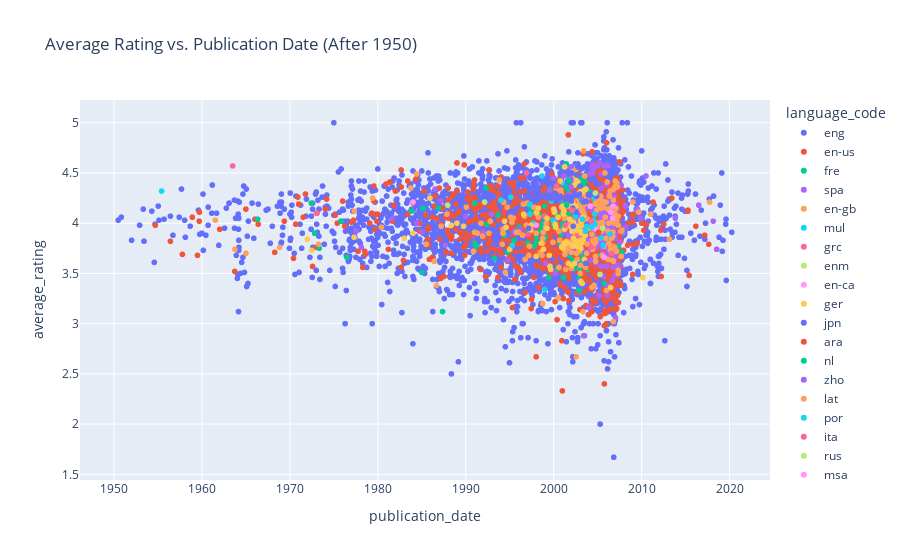

Notebook source saved alongside this figure:
### Markdown cell above
<h4> We take a closer look at the chart for the books published after 1950 </h4>

### Code cell
books_bis = books.copy()

# convert publication_date to datetime format
books_bis['publication_date'] = pd.to_datetime(books_bis['publication_date'], format='%m/%d/%Y')

# leave out all the rows with publication_date < 1950
books_bis = books_bis[books_bis['publication_date'].dt.year >= 1950]
px.scatter(data_frame=books_bis, x='publication_date', y='average_rating', color='language_code', title='Average Rating vs. Publication Date (After 1950)')

### Figure 1 — Plotly figure (JSON) as saved in the notebook; plotly's stock layout.template omitted (floating-point values rounded to 4 significant figures; data arrays with more than 128 entries replaced by an {"elided": "..."} marker saying what was removed)
{"data": [{"hovertemplate": "language_code=eng<br>publication_date=%{x}<br>average_rating=%{y}<extra></extra>", "legendgroup": "eng", "marker": {"color": "#636efa", "symbol": "circle"}, "mode": "markers", "name": "eng", "showlegend": true, "type": "scattergl", "x": {"elided": "8739 str values"}, "xaxis": "x", "y": {"elided": "8739 float values"}, "yaxis": "y"}, {"hovertemplate": "language_code=en-us<br>publication_date=%{x}<br>average_rating=%{y}<extra></extra>", "legendgroup": "en-us", "marker": {"color": "#EF553B", "symbol": "circle"}, "mode": "markers", "name": "en-us", "showlegend": true, "type": "scattergl", "x": {"elided": "1398 str values"}, "xaxis": "x", "y": {"elided": "1398 float values"}, "yaxis": "y"}, {"hovertemplate": "language_code=fre<br>publication_date=%{x}<br>average_rating=%{y}<extra></extra>", "legendgroup": "fre", "marker": {"color": "#00cc96", "symbol": "circle"}, "mode": "markers", "name": "fre", "showlegend": true, "type": "scattergl", "x": {"elided": "132 str values"}, "xaxis": "x", "y": {"elided": "132 float values"}, "yaxis": "y"}, {"hovertemplate": "language_code=spa<br>publication_date=%{x}<br>average_rating=%{y}<extra></extra>", "legendgroup": "spa", "marker": {"color": "#ab63fa", "symbol": "circle"}, "mode": "markers", "name": "spa", "showlegend": true, "type": "scattergl", "x": {"elided": "209 str values"}, "xaxis": "x", "y": {"elided": "209 float values"}, "yaxis": "y"}, {"hovertemplate": "language_code=en-gb<br>publication_date=%{x}<br>average_rating=%{y}<extra></extra>", "legendgroup": "en-gb", "marker": {"color": "#FFA15A", "symbol": "circle"}, "mode": "markers", "name": "en-gb", "showlegend": true, "type": "scattergl", "x": {"elided": "211 str values"}, "xaxis": "x", "y": {"elided": "211 float values"}, "yaxis": "y"}, {"hovertemplate": "language_code=mul<br>publication_date=%{x}<br>average_rating=%{y}<extra></extra>", "legendgroup": "mul", "marker": {"color": "#19d3f3", "symbol": "circle"}, "mode": "markers", "name": "mul", "showlegend": true, "type": "scattergl", "x": ["2005-05-15T00:00:00", "1999-10-01T00:00:00", "1994-01-01T00:00:00", "1995-02-15T00:00:00", "1998-09-01T00:00:00", "1999-12-01T00:00:00", "2002-06-15T00:00:00", "1998-12-23T00:00:00", "2004-07-19T00:00:00", "2001-01-01T00:00:00", "1997-04-15T00:00:00", "1997-04-15T00:00:00", "1997-09-01T00:00:00", "2002-06-11T00:00:00", "1955-06-01T00:00:00"], "xaxis": "x", "y": [3.85, 4.22, 4.23, 4.26, 4.47, 4.03, 4.07, 3.34, 4.25, 4.4, 4.09, 4.19, 4, 4.13, 4.32], "yaxis": "y"}, {"hovertemplate": "language_code=grc<br>publication_date=%{x}<br>average_rating=%{y}<extra></extra>", "legendgroup": "grc", "marker": {"color": "#FF6692", "symbol": "circle"}, "mode": "markers", "name": "grc", "showlegend": true, "type": "scattergl", "x": ["2002-09-16T00:00:00", "2006-08-01T00:00:00", "1998-12-15T00:00:00", "2002-05-01T00:00:00", "1963-06-28T00:00:00", "1996-12-01T00:00:00", "2004-04-08T00:00:00", "1973-01-11T00:00:00"], "xaxis": "x", "y": [3.87, 3.7, 4.07, 4.21, 4.57, 4.5, 3.76, 4.1], "yaxis": "y"}, {"hovertemplate": "language_code=enm<br>publication_date=%{x}<br>average_rating=%{y}<extra></extra>", "legendgroup": "enm", "marker": {"color": "#B6E880", "symbol": "circle"}, "mode": "markers", "name": "enm", "showlegend": true, "type": "scattergl", "x": ["2005-04-07T00:00:00", "1987-12-12T00:00:00", "2005-08-01T00:00:00"], "xaxis": "x", "y": [3.49, 4.18, 3.95], "yaxis": "y"}, {"hovertemplate": "language_code=en-ca<br>publication_date=%{x}<br>average_rating=%{y}<extra></extra>", "legendgroup": "en-ca", "marker": {"color": "#FF97FF", "symbol": "circle"}, "mode": "markers", "name": "en-ca", "showlegend": true, "type": "scattergl", "x": ["1984-01-01T00:00:00", "1998-01-02T00:00:00", "2006-09-12T00:00:00", "2004-11-06T00:00:00", "2006-10-10T00:00:00", "2005-09-26T00:00:00", "2004-03-03T00:00:00"], "xaxis": "x", "y": [4.21, 3.98, 4.05, 3.94, 4.17, 3.66, 4.17], "yaxis": "y"}, {"hovertemplate": "language_code=ger<br>publication_date=%{x}<br>average_rating=%{y}<extra></extra>", "legendgroup": "ger", "marker": {"color": "#FECB52", "symbol": "circle"}, "mode": "markers", "name": "ger", "showlegend": true, "type": "scattergl", "x": ["2002-02-01T00:00:00", "1994-06-01T00:00:00", "2003-03-01T00:00:00", "2002-08-01T00:00:00", "1997-05-27T00:00:00", "2002-08-01T00:00:00", "2003-09-01T00:00:00", "2002-02-01T00:00:00", "2003-02-01T00:00:00", "1999-07-01T00:00:00", "2003-08-01T00:00:00", "2000-03-01T00:00:00", "1985-12-05T00:00:00", "1997-06-01T00:00:00", "1998-11-02T00:00:00", "1983-01-01T00:00:00", "1988-05-05T00:00:00", "2003-02-01T00:00:00", "2002-05-11T00:00:00", "1995-01-01T00:00:00", "1999-03-28T00:00:00", "1998-08-01T00:00:00", "2000-02-01T00:00:00", "2001-02-01T00:00:00", "1984-01-01T00:00:00", "2002-03-01T00:00:00", "2000-04-01T00:00:00", "2003-02-01T00:00:00", "2003-02-20T00:00:00", "2001-08-01T00:00:00", "2002-08-01T00:00:00", "1999-09-01T00:00:00", "2003-04-01T00:00:00", "2002-04-01T00:00:00", "1998-04-01T00:00:00", "2002-10-01T00:00:00", "2002-06-01T00:00:00", "2002-05-01T00:00:00", "1972-01-01T00:00:00", "2001-03-01T00:00:00", "1996-08-01T00:00:00", "2000-01-01T00:00:00", "2001-10-01T00:00:00", "2001-09-01T00:00:00", "2002-07-01T00:00:00", "2001-05-01T00:00:00", "2003-04-01T00:00:00", "2003-02-01T00:00:00", "2001-02-01T00:00:00", "1977-04-21T00:00:00", "1989-01-01T00:00:00", "2002-12-01T00:00:00", "2003-03-01T00:00:00", "2001-02-01T00:00:00", "2010-02-22T00:00:00", "1989-10-01T00:00:00", "2002-01-01T00:00:00", "2001-03-01T00:00:00", "2002-04-02T00:00:00", "2003-05-01T00:00:00", "2003-02-01T00:00:00", "2001-09-01T00:00:00", "2000-07-01T00:00:00", "1998-01-31T00:00:00", "2002-02-01T00:00:00", "1994-08-01T00:00:00", "2001-04-01T00:00:00", "2002-04-01T00:00:00", "2000-12-01T00:00:00", "1999-08-01T00:00:00", "1972-06-23T00:00:00", "1998-01-01T00:00:00", "2003-07-01T00:00:00", "1999-04-01T00:00:00", "2003-02-01T00:00:00", "2000-12-01T00:00:00", "2001-11-01T00:00:00", "2000-09-30T00:00:00", "2002-08-31T00:00:00", "2001-04-01T00:00:00", "2002-10-01T00:00:00", "2002-09-01T00:00:00", "2003-02-20T00:00:00", "2002-03-01T00:00:00", "2002-09-01T00:00:00", "2003-04-01T00:00:00", "2003-05-01T00:00:00"], "xaxis": "x", "y": [3.58, 4.02, 4.33, 4.42, 3.93, 3.97, 4.34, 3.96, 3.98, 3.68, 3.88, 3.99, 4.25, 3.98, 3.74, 3.85, 3.98, 4.03, 3.6, 3.74, 3.95, 3.8, 4.11, 4.17, 3.9, 4.21, 3.96, 3.83, 3.8, 3.8, 3.82, 3.54, 4.03, 3.79, 4.15, 4.41, 4.45, 4.38, 3.84, 4.12, 4.09, 4.14, 4.18, 4.23, 4.17, 3.81, 3.4, 3.75, 4.09, 3.86, 4, 4.3, 3.92, 3.75, 3.46, 3.97, 3.96, 3.79, 4.01, 4.06, 3.92, 3.6, 4.06, 4.11, 3.92, 3.96, 3.94, 3.85, 4.16, 3.57, 3.73, 3.67, 3.64, 4.05, 3.42, 3.76, 4.04, 4.42, 4.56, 4.56, 3.94, 3.93, 3.9, 3.77, 3.77, 4.31, 3.84], "yaxis": "y"}, {"hovertemplate": "language_code=jpn<br>publication_date=%{x}<br>average_rating=%{y}<extra></extra>", "legendgroup": "jpn", "marker": {"color": "#636efa", "symbol": "circle"}, "mode": "markers", "name": "jpn", "showlegend": true, "type": "scattergl", "x": ["2004-04-02T00:00:00", "2004-11-11T00:00:00", "2004-09-03T00:00:00", "2002-01-05T00:00:00", "2002-08-10T00:00:00", "2004-02-17T00:00:00", "2004-06-17T00:00:00", "2003-12-17T00:00:00", "2004-08-17T00:00:00", "2004-11-17T00:00:00", "2002-08-02T00:00:00", "2003-09-04T00:00:00", "2000-06-07T00:00:00", "2001-12-24T00:00:00", "2001-08-08T00:00:00", "2001-10-09T00:00:00", "2002-03-04T00:00:00", "2000-04-09T00:00:00", "2000-10-09T00:00:00", "2003-06-04T00:00:00", "2001-05-06T00:00:00", "2004-11-12T00:00:00", "1998-11-18T00:00:00", "1998-08-08T00:00:00", "2001-12-18T00:00:00", "2002-12-05T00:00:00", "1997-12-10T00:00:00", "2001-08-09T00:00:00", "2002-06-18T00:00:00", "1999-09-18T00:00:00", "2000-08-09T00:00:00", "2000-02-18T00:00:00", "1999-04-17T00:00:00", "1997-04-18T00:00:00", "2002-09-18T00:00:00", "1996-02-01T00:00:00", "1997-03-01T00:00:00", "2003-10-18T00:00:00", "2002-03-18T00:00:00", "2002-01-20T00:00:00", "2003-01-20T00:00:00", "2003-06-21T00:00:00", "2002-09-21T00:00:00", "2004-07-22T00:00:00", "2003-01-10T00:00:00"], "xaxis": "x", "y": [4.43, 4.39, 4.43, 4.22, 4.48, 4.28, 4.3, 4.28, 4.29, 4.27, 4.11, 4.22, 4.26, 4.25, 4.26, 4.23, 4.15, 4.22, 4.27, 4.21, 4.24, 4.28, 4.26, 4.27, 4.26, 4.29, 4.29, 4.25, 4.28, 4.25, 4.25, 4.3, 4.28, 4.27, 4.28, 3.68, 3.95, 3.99, 3.97, 4.5, 4.55, 4.56, 4.56, 4.57, 4.37], "yaxis": "y"}, {"hovertemplate": "language_code=ara<br>publication_date=%{x}<br>average_rating=%{y}<extra></extra>", "legendgroup": "ara", "marker": {"color": "#EF553B", "symbol": "circle"}, "mode": "markers", "name": "ara", "showlegend": true, "type": "scattergl", "x": ["2004-03-15T00:00:00"], "xaxis": "x", "y": [3.55], "yaxis": "y"}, {"hovertemplate": "language_code=nl<br>publication_date=%{x}<br>average_rating=%{y}<extra></extra>", "legendgroup": "nl", "marker": {"color": "#00cc96", "symbol": "circle"}, "mode": "markers", "name": "nl", "showlegend": true, "type": "scattergl", "x": ["2001-07-01T00:00:00"], "xaxis": "x", "y": [4.18], "yaxis": "y"}, {"hovertemplate": "language_code=zho<br>publication_date=%{x}<br>average_rating=%{y}<extra></extra>", "legendgroup": "zho", "marker": {"color": "#ab63fa", "symbol": "circle"}, "mode": "markers", "name": "zho", "showlegend": true, "type": "scattergl", "x": ["2005-10-01T00:00:00", "2001-12-08T00:00:00", "2001-12-20T00:00:00", "2001-12-20T00:00:00", "1987-03-01T00:00:00", "2004-06-01T00:00:00", "2004-06-02T00:00:00", "2005-03-23T00:00:00", "2004-06-02T00:00:00", "2004-12-16T00:00:00", "2004-06-02T00:00:00", "2004-06-01T00:00:00", "2004-06-12T00:00:00"], "xaxis": "x", "y": [4.57, 4.56, 4.36, 4.44, 4.22, 4.5, 4.58, 4.6, 4.55, 4.57, 4.56, 4.52, 4.57], "yaxis": "y"}, {"hovertemplate": "language_code=lat<br>publication_date=%{x}<br>average_rating=%{y}<extra></extra>", "legendgroup": "lat", "marker": {"color": "#FFA15A", "symbol": "circle"}, "mode": "markers", "name": "lat", "showlegend": true, "type": "scattergl", "x": ["2005-05-06T00:00:00", "2003-07-07T00:00:00", "2006-12-26T00:00:00"], "xaxis": "x", "y": [4.17, 4.47, 4.42], "yaxis": "y"}, {"hovertemplate": "language_code=por<br>publication_date=%{x}<br>average_rating=%{y}<extra></extra>", "legendgroup": "por", "marker": {"color": "#19d3f3", "symbol": "circle"}, "mode": "markers", "name": "por", "showlegend": true, "type": "scattergl", "x": ["2006-05-24T00:00:00", "2005-08-19T00:00:00", "2004-08-30T00:00:00", "1995-04-15T00:00:00", "2004-04-16T00:00:00", "2004-07-17T00:00:00", "2003-08-15T00:00:00", "2003-04-08T00:00:00", "2004-09-01T00:00:00", "2003-10-11T00:00:00"], "xaxis": "x", "y": [3.89, 3.78, 3.99, 3.78, 3.96, 4.03, 3.92, 4.04, 4.09, 3.97], "yaxis": "y"}, {"hovertemplate": "language_code=ita<br>publication_date=%{x}<br>average_rating=%{y}<extra></extra>", "legendgroup": "ita", "marker": {"color": "#FF6692", "symbol": "circle"}, "mode": "markers", "name": "ita", "showlegend": true, "type": "scattergl", "x": ["2002-02-01T00:00:00", "2004-04-08T00:00:00", "2000-05-01T00:00:00", "2001-04-15T00:00:00", "1997-02-01T00:00:00"], "xaxis": "x", "y": [4.13, 4.02, 4.37, 3.98, 3.89], "yaxis": "y"}, {"hovertemplate": "language_code=rus<br>publication_date=%{x}<br>average_rating=%{y}<extra></extra>", "legendgroup": "rus", "marker": {"color": "#B6E880", "symbol": "circle"}, "mode": "markers", "name": "rus", "showlegend": true, "type": "scattergl", "x": ["2004-09-28T00:00:00", "1992-02-21T00:00:00"], "xaxis": "x", "y": [4.3, 4.21], "yaxis": "y"}, {"hovertemplate": "language_code=msa<br>publication_date=%{x}<br>average_rating=%{y}<extra></extra>", "legendgroup": "msa", "marker": {"color": "#FF97FF", "symbol": "circle"}, "mode": "markers", "name": "msa", "showlegend": true, "type": "scattergl", "x": ["2006-07-01T00:00:00"], "xaxis": "x", "y": [4.11], "yaxis": "y"}, {"hovertemplate": "language_code=glg<br>publication_date=%{x}<br>average_rating=%{y}<extra></extra>", "legendgroup": "glg", "marker": {"color": "#FECB52", "symbol": "circle"}, "mode": "markers", "name": "glg", "showlegend": true, "type": "scattergl", "x": ["2006-06-24T00:00:00"], "xaxis": "x", "y": [3.36], "yaxis": "y"}, {"hovertemplate": "language_code=nor<br>publication_date=%{x}<br>average_rating=%{y}<extra></extra>", "legendgroup": "nor", "marker": {"color": "#636efa", "symbol": "circle"}, "mode": "markers", "name": "nor", "showlegend": true, "type": "scattergl", "x": ["2003-09-01T00:00:00"], "xaxis": "x", "y": [3.6], "yaxis": "y"}, {"hovertemplate": "language_code=swe<br>publication_date=%{x}<br>average_rating=%{y}<extra></extra>", "legendgroup": "swe", "marker": {"color": "#EF553B", "symbol": "circle"}, "mode": "markers", "name": "swe", "showlegend": true, "type": "scattergl", "x": ["2005-02-08T00:00:00"], "xaxis": "x", "y": [3.91], "yaxis": "y"}, {"hovertemplate": "language_code=tur<br>publication_date=%{x}<br>average_rating=%{y}<extra></extra>", "legendgroup": "tur", "marker": {"color": "#00cc96", "symbol": "circle"}, "mode": "markers", "name": "tur", "showlegend": true, "type": "scattergl", "x": ["2001-10-01T00:00:00"], "xaxis": "x", "y": [4.42], "yaxis": "y"}, {"hovertemplate": "language_code=gla<br>publication_date=%{x}<br>average_rating=%{y}<extra></extra>", "legendgroup": "gla", "marker": {"color": "#ab63fa", "symbol": "circle"}, "mode": "markers", "name": "gla", "showlegend": true, "type": "scattergl", "x": ["2010-07-01T00:00:00"], "xaxis": "x", "y": [4.47], "yaxis": "y"}, {"hovertemplate": "language_code=ale<br>publication_date=%{x}<br>average_rating=%{y}<extra></extra>", "legendgroup": "ale", "marker": {"color": "#FFA15A", "symbol": "circle"}, "mode": "markers", "name": "ale", "showlegend": true, "type": "scattergl", "x": ["2007-03-27T00:00:00"], "xaxis": "x", "y": [4.36], "yaxis": "y"}], "layout": {"legend": {"title": {"text": "language_code"}, "tracegroupgap": 0}, "title": {"text": "Average Rating vs. Publication Date (After 1950)"}, "xaxis": {"anchor": "y", "domain": [0, 1], "title": {"text": "publication_date"}}, "yaxis": {"anchor": "x", "domain": [0, 1], "title": {"text": "average_rating"}}}}
